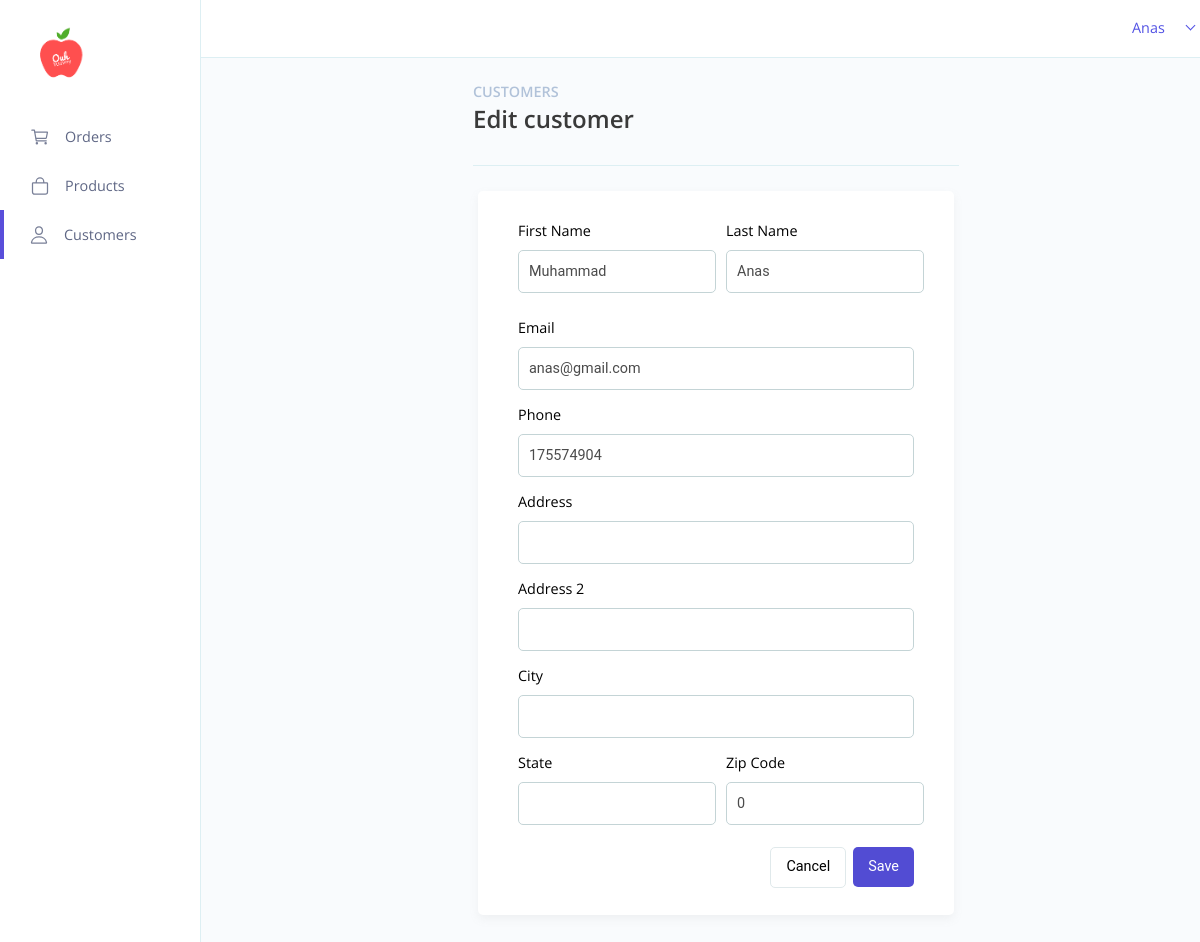
Page /customers/edit-customer.php?user_id=1 (signed in) on the committed database.
### tables this page shows
CREATE TABLE `users` (
  `user_id` int(11) NOT NULL,
  `first_name` varchar(50) NOT NULL,
  `last_name` varchar(100) NOT NULL,
  `phone_number` int(11) NOT NULL,
  `email` varchar(100) NOT NULL,
  `password` varchar(255) NOT NULL,
  `level` varchar(255) NOT NULL,
  `address` varchar(255) DEFAULT NULL,
  `address2` varchar(255) DEFAULT NULL,
  `city` varchar(100) DEFAULT NULL,
  `state` varchar(100) DEFAULT NULL,
  `zip_code` int(11) DEFAULT NULL,
  `registered_date` datetime DEFAULT current_timestamp()
);

### customers/edit-customer.php (the view, shortened to what this page needs)
<?php
require_once "../config.php";
$userId = $_GET['user_id'];
if($_GET['user_id']) {
    $sql = "SELECT * FROM users WHERE user_id = $userId";
    $result = mysqli_query($link, $sql);
    if(mysqli_num_rows($result) > 0) {
        $users = mysqli_fetch_all($result, MYSQLI_ASSOC);
    } else {
        $users = "";
    }
}
$first_name_err = $last_name_err = $email_err = $phone_err = $address_err = $address2_err = $city_err = $state_err = $zip_code_err = "";
?>
<!DOCTYPE html>
<html lang="en">
<head>
    <link rel="stylesheet" href="../global.css?v=<?php echo time(); ?>">
    <link rel="stylesheet" href="./customers.css?v=<?php echo time(); ?>">
</head>
<body>
    <div id="mySidenav" class="sidenav">
        <div>
            <a class="logo" href="../home/home.php">
                <img class="shop-logo" src="../images/yummy-logo.png" alt="">
            </a>
        </div>
        <div class="navs">
            <a href="../orders/orders.php" id="order" class="row nav-item tablinks">
                <div>
                    <ion-icon class="ion-icon" name="cart-outline"></ion-icon>
                </div>
                <div>
                    <p>Orders</p>
                </div>
            </a>
            <a href="../products/products.php" class="row nav-item tablinks">
                <div>
                    <ion-icon class="ion-icon" name="bag-outline"></ion-icon>
                </div>
                <div>
                    <p>Products</p>
                </div>
            </div>
            <a href="../customers/customers.php" class="row nav-item tablinks active">
                <div>
                    <ion-icon class="ion-icon logo-active" name="person-outline"></ion-icon>
                </div>
                <div>
                    <p class="text-active">Customers</p>
                </div>
            </a>
        </div>
    <section id="main">
        <nav class="main-nav">
            <div class="nav-item justify-content-end">
                <div class="custom-select" onclick="selectMenu()">
                    <select name="profile" id="profile-menu">
                        <option value="username"><?php echo htmlspecialchars($_SESSION["username"]); ?></option>
                    </select>
                </div>
            </div>
        </nav>
        <div id="overview" class="tabcontent">
            <div class="col-6 mx-auto">
                <h3 class="text-secondary-2 uppercase">Customers</h3>
                <div class="row">
                    <h2 class="add-customer-text">Edit customer</h2>
                </div>
                <div class="div-line"></div>
            </div>
            <div class="col-6 mx-auto">
                <div id="processing" class="tabcontent2">
                    <div class="card card-form">
                        <?php foreach ($users as $user) : ?>
                            <form method="post">
                                <div class="row">
                                    <div class="form-group my-10 mr-10 col-6 <?php echo (!empty($first_name_err)) ? 'has-error' : ''; ?>">
                                        <label class="form-label" for="first_name">First Name</label>
                                        <input class="form-control" type="text" name="first_name" value="<?php echo $user['first_name']; ?>">
                                    </div>
                                    <div class="form-group mt-10 col-6 <?php echo (!empty($last_name_err)) ? 'has-error' : ''; ?>">
                                        <label class="form-label" for="last_name">Last Name</label>
                                        <input class="form-control" type="text" name="last_name" value="<?php echo $user['last_name']; ?>">
                                    </div>
                                </div>
                                <div class="form-group mt-10 <?php echo (!empty($email_err)) ? 'has-error' : ''; ?>">
                                    <label class="form-label" for="email">Email</label>
                                    <input class="form-control" type="email" name="email" value="<?php echo $user['email']; ?>">
                                </div>
                                <div class="form-group mt-10 <?php echo (!empty($phone_err)) ? 'has-error' : ''; ?>">
                                    <label class="form-label" for="phone_number">Phone</label>
                                    <input class="form-control" type="number" name="phone" value="<?php echo $user['phone_number']; ?>">
                                </div>
                                <div class="form-group mt-10 <?php echo (!empty($address_err)) ? 'has-error' : ''; ?>">
                                    <label class="form-label" for="address">Address</label>
                                    <input class="form-control" type="text" name="address" value="<?php echo $user['address']; ?>">
                                </div>
                                <div class="form-group mt-10 <?php echo (!empty($address2_err)) ? 'has-error' : ''; ?>">
                                    <label class="form-label" for="address">Address 2</label>
                                    <input class="form-control" type="text" name="address2" value="<?php echo $user['address2']; ?>">
                                </div>
                                <div class="form-group mt-10 <?php echo (!empty($city_err)) ? 'has-error' : ''; ?>">
                                    <label class="form-label" for="city">City</label>
                                    <input class="form-control" type="text" name="city" value="<?php echo $user['city']; ?>">
                                </div>
                                <div class="row">
                                    <div class="form-group mt-10 mr-10 col-6 <?php echo (!empty($state_err)) ? 'has-error' : ''; ?>">
                                        <label class="form-label" for="state">State</label>
                                        <input class="form-control" type="text" name="state" value="<?php echo $user['state']; ?>">
                                    </div>
                                    <div class="form-group mt-10 col-6 <?php echo (!empty($zip_code_err)) ? 'has-error' : ''; ?>">
                                        <label class="form-label" for="zip_code">Zip Code</label>
                                        <input class="form-control" type="text" name="zip_code" value="<?php echo "0" . $user['zip_code']; ?>">
                                    </div>
                                </div>
                                <div class="row justify-content-end mt-10">
                                    <a href="./customers.php" class="btn-outline" style="margin-right: 7px; text-decoration: none; padding-top: 10px; height: 29px;">Cancel</a>
                                    <button type="submit" class="btn-purple">Save</button>
                                </div>
                            </form>
                        <?php endforeach; ?>
                    </div>
                </div>
            </div>
        </div>
    </section>
</body>
</html>

### global.css (style rules this page uses)
html, body { font-family: "Open Sans", sans-serif; overflow-x: hidden; margin: 0; padding: 0; }
.text-secondary-2 { font-size: 0.9rem; color: #b1c2d9; }
.row { display: flex; flex-direction: row; }
.col-6 { width: 50%; }
.my-10 { margin: 10px 0px; }
.mt-10 { margin-top: 10px; }
.mr-10 { margin-right: 10px; }
.justify-content-end { display: flex; justify-content: flex-end; }
.mx-auto { margin: 0 auto; }
.card { padding: 40px; border-radius: 5px; background-color: white; box-shadow: rgba(148, 148, 148, 0.1) 0px 4px 10px; }
.form-group { display: flex; flex-direction: column; }
.form-group .form-control { color: rgb(75, 75, 75); height: 35px; border: none; outline: none; font-size: 0.9rem; text-indent: 7px; margin: 10px 0px; border-radius: 5px; padding: 3px; font-family: "Roboto", sans-serif; border: 1px solid rgb(196, 212, 214); }
.form-label { font-size: 0.9rem; }
.btn-purple { width: fit-content; height: 40px; color: white; outline: none; border: none; font-size: 0.9rem; border-radius: 5px; padding: 0px 15px; cursor: pointer; margin: 7px 0px; font-family: "Roboto", sans-serif; background-color: #524cd3; }
.btn-outline { width: fit-content; height: 40px; color: black; outline: none; border: 1px solid rgb(224, 233, 235); font-size: 0.9rem; border-radius: 5px; padding: 0px 15px; cursor: pointer; margin: 7px 0px; font-family: "Roboto", sans-serif; background-color: #ffffff; }
.div-line { width: 100%; height: 10px; border-bottom: 1px solid #ddeff3; }
.sidenav { height: 100%; width: 200px; position: fixed; z-index: 1; top: 0; background-color: white; overflow-x: hidden; transition: 0.5s; border-right: 1px solid #ddeff3; padding-top: 20px; }
.sidenav .logo { margin: 20px 25px; }
.sidenav .logo .shop-logo { width: 60px; margin-left: 5px; }
.sidenav .navs { margin-top: 20px; }
.sidenav a { text-decoration: none; font-size: 0.9rem; color: #787f97; transition: 0.3s; }
.sidenav .nav-item { width: 100%; float: left; cursor: pointer; }
.sidenav .ion-icon { margin-left: 15px; margin-top: 5px; }
.sidenav p { color: #5f6785; font-size: 0.9rem; margin-top: 15px; margin-left: 5px; }
.tablinks { transition: 0.3s; border-left: 5px solid transparent; }
.active { border-left: 4px solid #594eda; }
.ion-icon { color: #787f97; width: 20px; height: 20px; padding: 10px; margin: 0 auto; }
#main { width: 86%; transition: margin-left 0.5s; margin-top: -20px; margin-left: 200px; }
#main .main-nav { padding: 10px; border-bottom: 1px solid #ddeff3; }
#main .main-nav .nav-item { font-size: 0.9rem; margin-top: 18px; margin-right: 14px; }
#main .main-nav .nav-item select { text-align: end; width: fit-content; border: 0; margin: 10px; }
.tabcontent { min-height: 100vh; background-color: #f9fbfd; padding: 10px 30px; border: 0; }
.tabcontent h3 { font-weight: 600; }
.custom-select { position: relative; width: 100px; }
.custom-select select { display: none; }

### customers/customers.css (style rules this page uses)
.card-form { padding-top: 20px; padding-bottom: 20px; margin: 25px 5px; }
.uppercase { text-transform: uppercase; }
.add-customer-text { margin-top: -14px; font-weight: 600; color: #3A3A3A; }

### rows in the picture
users: first_name "Muhammad", last_name "Anas", email "anas@gmail.com", phone "175574904"

### other values in the picture
$_SESSION["username"] "Anas"
